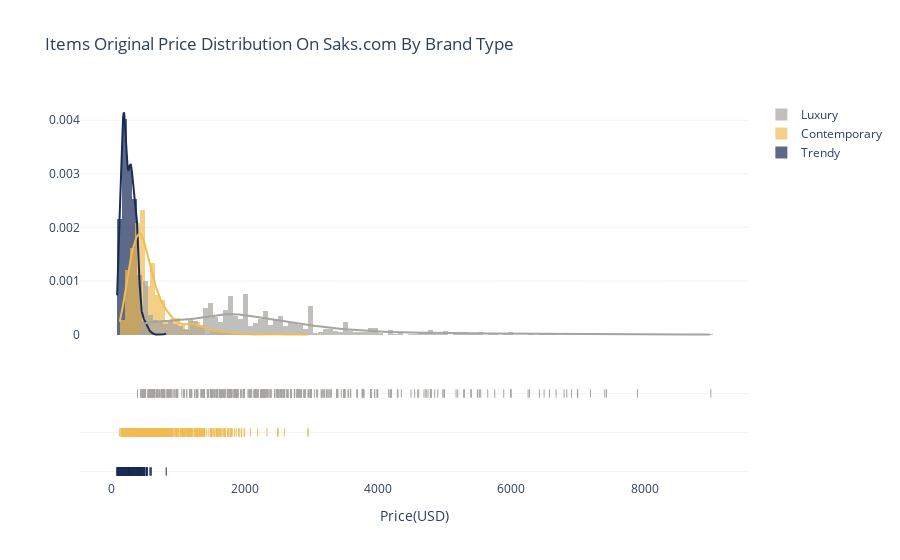

Notebook code for this chart:
### Code cell
import plotly.figure_factory as ff

contemporary = saks_full.loc[saks_full['brand_positioning']=='Contemporary']['original_price']
trendy = saks_full.loc[saks_full['brand_positioning']=='Trendy']['original_price']
luxury = saks_full.loc[saks_full['brand_positioning']=='Luxury']['original_price']

hist_data = [trendy, contemporary, luxury]
group_labels = ['Trendy', 'Contemporary', 'Luxury']
colors = ['rgb(25, 43, 87)', 'rgb(240, 188, 84)', 'rgb(166, 164, 161)']

fig = ff.create_distplot(hist_data, group_labels, bin_size=75, colors= colors)
fig.update_layout(title_text='Items Original Price Distribution On Saks.com By Brand Type',plot_bgcolor='rgb(256, 256, 256)')
fig.update_xaxes(title_text = "Price(USD)")
fig.update_yaxes(showgrid=True, gridwidth=0.5, gridcolor='rgb(230, 230, 230)')

fig.show()

### Figure 1 — Plotly figure (JSON) as saved in the notebook; plotly's stock layout.template omitted (floating-point values rounded to 4 significant figures; data arrays with more than 128 entries replaced by an {"elided": "..."} marker saying what was removed)
{"data": [{"autobinx": false, "histnorm": "probability density", "legendgroup": "Trendy", "marker": {"color": "rgb(25, 43, 87)"}, "name": "Trendy", "opacity": 0.7, "type": "histogram", "x": {"elided": "856 float values"}, "xaxis": "x", "xbins": {"end": 825, "size": 75, "start": 89.5}, "yaxis": "y"}, {"autobinx": false, "histnorm": "probability density", "legendgroup": "Contemporary", "marker": {"color": "rgb(240, 188, 84)"}, "name": "Contemporary", "opacity": 0.7, "type": "histogram", "x": {"elided": "2351 int values"}, "xaxis": "x", "xbins": {"end": 2950, "size": 75, "start": 128}, "yaxis": "y"}, {"autobinx": false, "histnorm": "probability density", "legendgroup": "Luxury", "marker": {"color": "rgb(166, 164, 161)"}, "name": "Luxury", "opacity": 0.7, "type": "histogram", "x": {"elided": "782 int values"}, "xaxis": "x", "xbins": {"end": 8990, "size": 75, "start": 395}, "yaxis": "y"}, {"legendgroup": "Trendy", "marker": {"color": "rgb(25, 43, 87)"}, "mode": "lines", "name": "Trendy", "showlegend": false, "type": "scatter", "x": {"elided": "500 float values"}, "xaxis": "x", "y": {"elided": "500 float values"}, "yaxis": "y"}, {"legendgroup": "Contemporary", "marker": {"color": "rgb(240, 188, 84)"}, "mode": "lines", "name": "Contemporary", "showlegend": false, "type": "scatter", "x": {"elided": "500 float values"}, "xaxis": "x", "y": {"elided": "500 float values"}, "yaxis": "y"}, {"legendgroup": "Luxury", "marker": {"color": "rgb(166, 164, 161)"}, "mode": "lines", "name": "Luxury", "showlegend": false, "type": "scatter", "x": {"elided": "500 float values"}, "xaxis": "x", "y": {"elided": "500 float values"}, "yaxis": "y"}, {"legendgroup": "Trendy", "marker": {"color": "rgb(25, 43, 87)", "symbol": "line-ns-open"}, "mode": "markers", "name": "Trendy", "showlegend": false, "type": "scatter", "x": {"elided": "856 float values"}, "xaxis": "x", "y": {"elided": "856 str values"}, "yaxis": "y2"}, {"legendgroup": "Contemporary", "marker": {"color": "rgb(240, 188, 84)", "symbol": "line-ns-open"}, "mode": "markers", "name": "Contemporary", "showlegend": false, "type": "scatter", "x": {"elided": "2351 int values"}, "xaxis": "x", "y": {"elided": "2351 str values"}, "yaxis": "y2"}, {"legendgroup": "Luxury", "marker": {"color": "rgb(166, 164, 161)", "symbol": "line-ns-open"}, "mode": "markers", "name": "Luxury", "showlegend": false, "type": "scatter", "x": {"elided": "782 int values"}, "xaxis": "x", "y": {"elided": "782 str values"}, "yaxis": "y2"}], "layout": {"barmode": "overlay", "hovermode": "closest", "legend": {"traceorder": "reversed"}, "plot_bgcolor": "rgb(256, 256, 256)", "title": {"text": "Items Original Price Distribution On Saks.com By Brand Type"}, "xaxis": {"anchor": "y2", "domain": [0, 1], "title": {"text": "Price(USD)"}, "zeroline": false}, "yaxis": {"anchor": "free", "domain": [0.35, 1], "gridcolor": "rgb(230, 230, 230)", "gridwidth": 0.5, "position": 0, "showgrid": true}, "yaxis2": {"anchor": "x", "domain": [0, 0.25], "dtick": 1, "gridcolor": "rgb(230, 230, 230)", "gridwidth": 0.5, "showgrid": true, "showticklabels": false}}}
